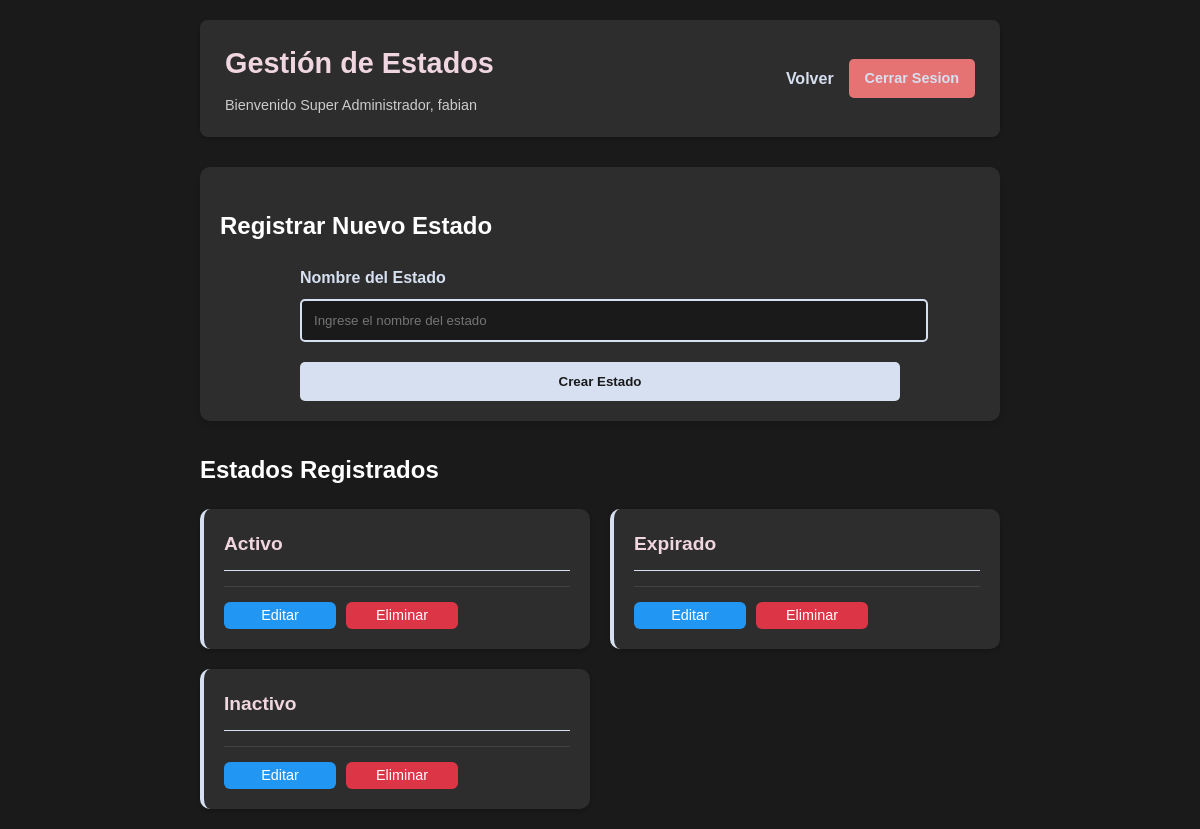
The app's page /vistas/spadmin/estados.php (signed in) with its own data.
### tables this page shows
CREATE TABLE `estado` (
  `id_estado` int(11) NOT NULL,
  `nom_estado` varchar(50) NOT NULL
);

### vistas/spadmin/estados.php (the view, shortened to what this page needs)
<?php
$conex = new Database;
$con = $conex->conectar();
$sql = $con->prepare("SELECT * FROM estado ORDER BY nom_estado");
$sql->execute();
$estados = $sql->fetchAll(PDO::FETCH_ASSOC);
?>
<!DOCTYPE html>
<html lang="es">
<head>
    <link rel="stylesheet" href="../../assets/css/blog.css">
    <link rel="stylesheet" href="../../assets/css/licencias.css">
</head>
<body>
    <div class="container">
        <header>
            <div class="header-container">
                <div>
                    <h1>Gestión de Estados</h1>
                    <p>Bienvenido Super Administrador, <?php echo $_SESSION['nom_usu']; ?></p>
                </div>
                <div class="admin-actions">
                    <a href="index.php" class="btn-volver">Volver</a>
                    <a href="../../includes/cerrar_sesion.php" class="cerrar-sesion">Cerrar Sesion</a>
                </div>
            </div>
        </header>
        <div class="nuevo-post">
            <h2>Registrar Nuevo Estado</h2>
            <form action="estado/crear_estado.php" method="post" class="form-empresa">
                <div class="form-group">
                    <label>Nombre del Estado</label>
                    <input type="text" name="nom_estado" required placeholder="Ingrese el nombre del estado">
                </div>
                <button type="submit" name="crear">Crear Estado</button>
            </form>
        </div>
        <div class="estados">
            <h2>Estados Registrados</h2>
            <?php if ($estados): ?>
                <div class="grid-empresas">
                    <?php foreach ($estados as $estado): ?>
                        <div class="empresa-card">
                            <div class="empresa-header">
                                <h3><?php echo htmlspecialchars($estado['nom_estado']); ?></h3>
                            </div>
                            <div class="empresa-actions">
                                <a href="estado/editar_estado.php?id=<?php echo urlencode($estado['id_estado']); ?>"
                                   class="btn-editar">Editar</a>
                                <a href="estado/eliminar_estado.php?id=<?php echo urlencode($estado['id_estado']); ?>"
                                   class="btn-eliminar"
                                   onclick="return confirm('¿Está seguro de eliminar este estado?')">Eliminar</a>
                            </div>
                        </div>
                    <?php endforeach; ?>
                </div>
            <?php else: ?>
                <p class="no-empresas">No hay estados registrados</p>
            <?php endif; ?>
        </div>
    </div>
</body>
</html>

### assets/css/blog.css (style rules this page uses)
:root { --bg-dark: #1a1a1a; --bg-card: #2d2d2d; --text-primary: #ffffff; --text-secondary: #cccccc; --accent-1: #f0d6e0; --accent-2: #d6e0f0; --accent-3: #e0f0d6; }
body { background-color: var(--bg-dark); color: var(--text-primary); font-family: 'Arial', sans-serif; margin: 0; padding: 0; line-height: 1.6; }
.container { max-width: 800px; margin: 0 auto; padding: 20px; }
header { padding: 0; border-bottom: none; margin-bottom: 30px; }
.header-container { display: flex; justify-content: space-between; align-items: center; padding: 20px 25px; background-color: var(--bg-card); border-radius: 8px; box-shadow: 0 2px 4px rgba(0, 0, 0, 0.2); margin-bottom: 0; }
.header-container > div:first-child { margin-right: 20px; }
.header-container h1 { color: var(--accent-1); margin: 0 0 8px 0; font-size: 1.8em; }
.header-container p { margin: 0; color: var(--text-secondary); font-size: 0.9em; }
.admin-actions { display: flex; align-items: center; gap: 15px; }
.admin-actions a { margin-left: 0; text-decoration: none; color: var(--accent-2); font-weight: bold; transition: color 0.3s ease; }
.cerrar-sesion { background-color: #e57373; color: var(--bg-dark); padding: 8px 16px; border-radius: 5px; text-decoration: none; font-weight: bold; transition: all 0.3s ease; font-size: 0.9em; }
.nuevo-post { background-color: var(--bg-card); padding: 20px ; border-radius: 10px; margin-bottom: 30px; box-shadow: 0 4px 6px rgba(0, 0, 0, 0.1); }
.form-group { margin-bottom: 15px; }
input[type="text"], textarea { width: 100%; padding: 10px; border: 1px solid var(--accent-2); background-color: var(--bg-dark); color: var(--text-primary); border-radius: 5px; }
button { background-color: var(--accent-2); color: var(--bg-dark); border: none; padding: 10px 20px; border-radius: 5px; cursor: pointer; font-weight: bold; transition: all 0.3s ease; }

### assets/css/licencias.css (style rules this page uses)
:root { --estado-activo: #4CAF50; --estado-inactivo: #ff9800; --estado-expirado: #f44336; --demo-color: #2196F3; --comercial-color: #9c27b0; }
.btn-editar, .btn-eliminar { padding: 2px 6px; border-radius: 6px; text-decoration: none; font-weight: 500; font-size: 0.9em; transition: all 0.3s ease; display: inline-flex; align-items: center; justify-content: center; min-width: 100px; }
.btn-editar { background-color: #2196F3; color: white; }
.btn-eliminar { background-color: #dc3545; color: white; }
h2 { text-decoration: outline; }
.grid-empresas { display: grid; grid-template-columns: repeat(auto-fill, minmax(300px, 1fr)); gap: 20px; margin-top: 20px; }
.empresa-card { background-color: var(--bg-card); border-radius: 10px; padding: 20px; box-shadow: 0 2px 4px rgba(0, 0, 0, 0.2); transition: transform 0.3s ease, box-shadow 0.3s ease; border-left: 4px solid var(--accent-2); }
.empresa-header { display: flex; justify-content: space-between; align-items: center; margin-bottom: 15px; border-bottom: 1px solid var(--accent-2); padding-bottom: 10px; }
.empresa-header h3 { color: var(--accent-1); margin: 0; font-size: 1.2em; }
.empresa-actions { display: flex; gap: 10px; margin-top: 15px; padding-top: 15px; border-top: 1px solid rgba(255, 255, 255, 0.1); }
.form-empresa { max-width: 600px; margin: 0 auto; }
.form-empresa .form-group { margin-bottom: 20px; }
.form-empresa label { display: block; margin-bottom: 8px; color: var(--accent-2); font-weight: bold; }
.form-empresa input, .form-empresa select { width: 100%; padding: 12px; border: 2px solid var(--accent-2); background-color: var(--bg-dark); color: var(--text-primary); border-radius: 5px; transition: all 0.3s ease; }
.form-empresa button { width: 100%; padding: 12px; background-color: var(--accent-2); color: var(--bg-dark); border: none; border-radius: 5px; font-weight: bold; cursor: pointer; transition: all 0.3s ease; }

### records on screen
estado: nom_estado "Activo"
estado: nom_estado "Expirado"
estado: nom_estado "Inactivo"

### other values on screen
$_SESSION['nom_usu'] "fabian"
